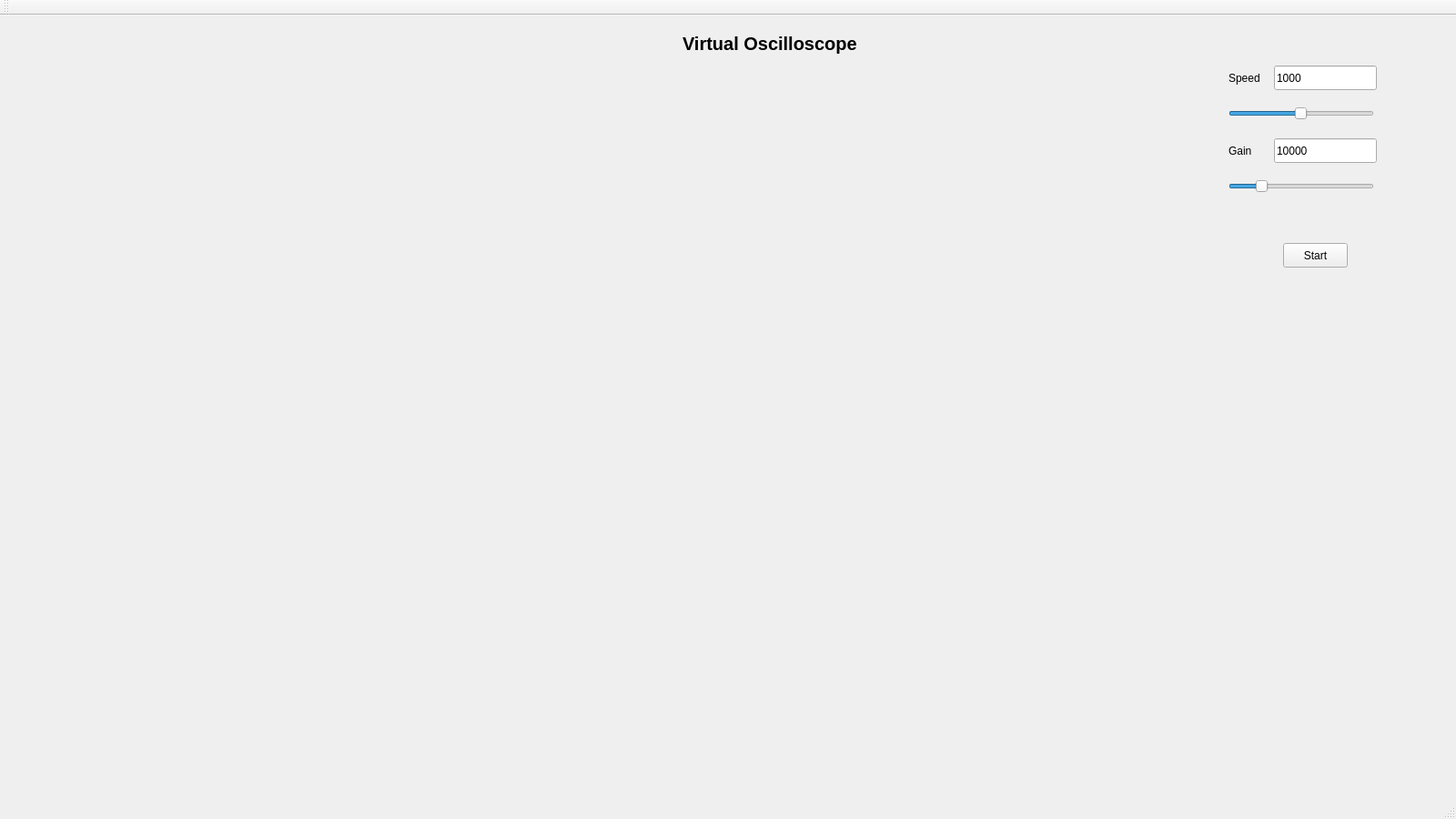
<?xml version="1.0" encoding="UTF-8"?>
<ui version="4.0">
 <class>MainWindow</class>
 <widget class="QMainWindow" name="MainWindow">
  <property name="geometry">
   <rect>
    <x>0</x>
    <y>0</y>
    <width>1600</width>
    <height>900</height>
   </rect>
  </property>
  <property name="windowTitle">
   <string>Virtual Oscilloscope</string>
  </property>
  <widget class="QWidget" name="centralWidget">
   <widget class="QPushButton" name="pushButton">
    <property name="geometry">
     <rect>
      <x>1410</x>
      <y>250</y>
      <width>71</width>
      <height>27</height>
     </rect>
    </property>
    <property name="text">
     <string>Start</string>
    </property>
   </widget>
   <widget class="QSlider" name="horizontalSlider_s">
    <property name="geometry">
     <rect>
      <x>1350</x>
      <y>93</y>
      <width>160</width>
      <height>29</height>
     </rect>
    </property>
    <property name="minimum">
     <number>1</number>
    </property>
    <property name="maximum">
     <number>2000</number>
    </property>
    <property name="value">
     <number>1000</number>
    </property>
    <property name="orientation">
     <enum>Qt::Horizontal</enum>
    </property>
   </widget>
   <widget class="QLineEdit" name="lineEdit_s">
    <property name="geometry">
     <rect>
      <x>1400</x>
      <y>55</y>
      <width>113</width>
      <height>27</height>
     </rect>
    </property>
    <property name="text">
     <string>1000</string>
    </property>
   </widget>
   <widget class="QLabel" name="label_speed">
    <property name="geometry">
     <rect>
      <x>1350</x>
      <y>60</y>
      <width>66</width>
      <height>17</height>
     </rect>
    </property>
    <property name="text">
     <string>Speed</string>
    </property>
   </widget>
   <widget class="QLabel" name="label_VO">
    <property name="geometry">
     <rect>
      <x>750</x>
      <y>10</y>
      <width>211</width>
      <height>41</height>
     </rect>
    </property>
    <property name="font">
     <font>
      <pointsize>15</pointsize>
      <weight>75</weight>
      <bold>true</bold>
     </font>
    </property>
    <property name="text">
     <string>Virtual Oscilloscope</string>
    </property>
   </widget>
   <widget class="QLineEdit" name="lineEdit_g">
    <property name="geometry">
     <rect>
      <x>1400</x>
      <y>135</y>
      <width>113</width>
      <height>27</height>
     </rect>
    </property>
    <property name="text">
     <string>10000</string>
    </property>
   </widget>
   <widget class="QSlider" name="horizontalSlider_g">
    <property name="geometry">
     <rect>
      <x>1350</x>
      <y>173</y>
      <width>160</width>
      <height>29</height>
     </rect>
    </property>
    <property name="minimum">
     <number>1</number>
    </property>
    <property name="maximum">
     <number>50000</number>
    </property>
    <property name="value">
     <number>10000</number>
    </property>
    <property name="orientation">
     <enum>Qt::Horizontal</enum>
    </property>
   </widget>
   <widget class="QLabel" name="label_gain">
    <property name="geometry">
     <rect>
      <x>1350</x>
      <y>140</y>
      <width>66</width>
      <height>17</height>
     </rect>
    </property>
    <property name="text">
     <string>Gain</string>
    </property>
   </widget>
  </widget>
  <widget class="QToolBar" name="mainToolBar">
   <attribute name="toolBarArea">
    <enum>TopToolBarArea</enum>
   </attribute>
   <attribute name="toolBarBreak">
    <bool>false</bool>
   </attribute>
  </widget>
  <widget class="QStatusBar" name="statusBar"/>
 </widget>
 <layoutdefault spacing="6" margin="11"/>
 <resources/>
 <connections/>
</ui>
